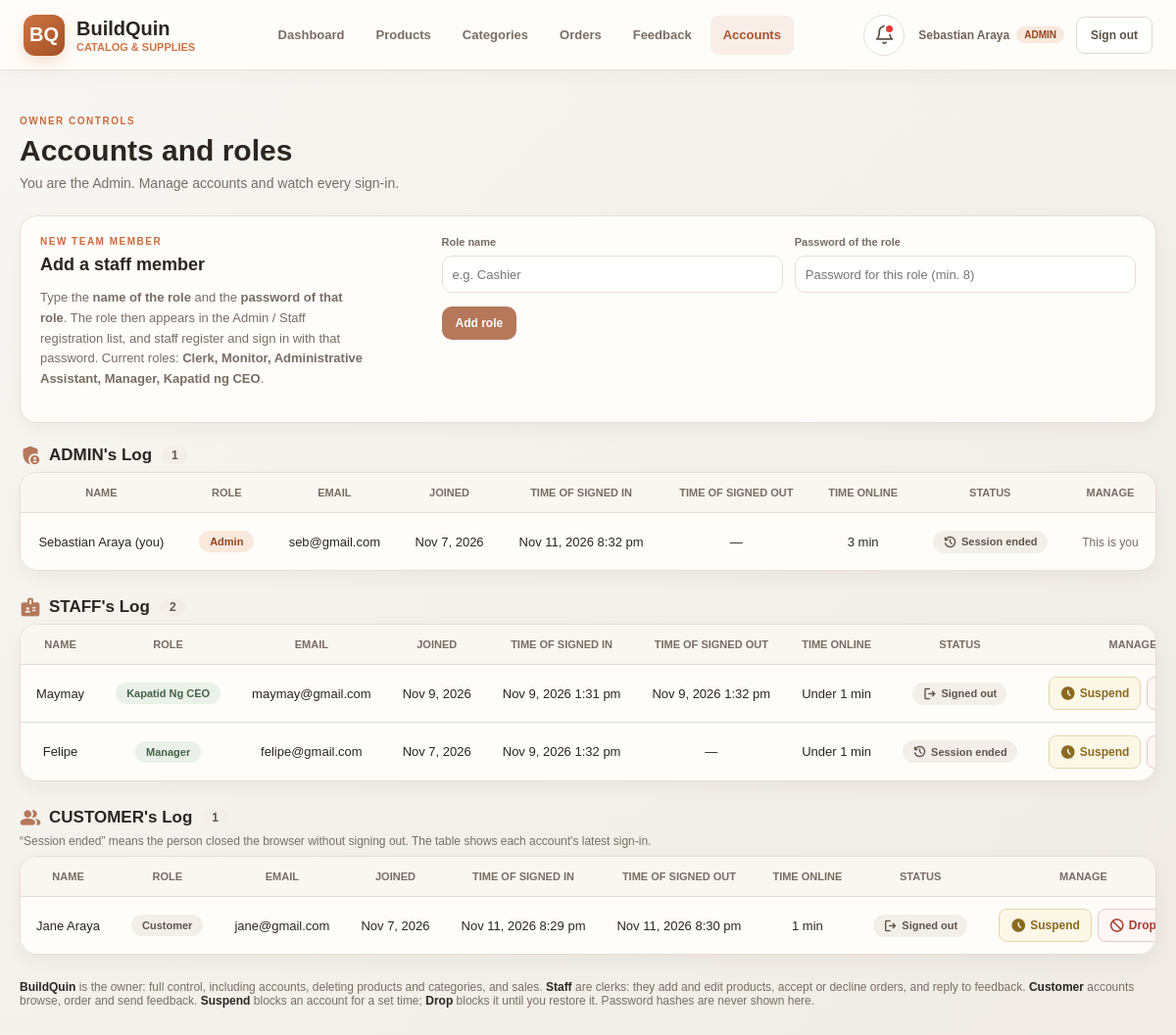
Screenshot of /index.php?page=users (signed in) with the database file from the repository.
### tables this page shows
CREATE TABLE `users` (
  `id` int(10) UNSIGNED NOT NULL,
  `full_name` varchar(100) NOT NULL,
  `email` varchar(254) NOT NULL,
  `password_hash` varchar(255) NOT NULL,
  `role` enum('admin','staff','user') NOT NULL DEFAULT 'user',
  `created_at` timestamp NOT NULL DEFAULT current_timestamp(),
  `last_login` timestamp NULL DEFAULT NULL,
  `is_active` tinyint(1) NOT NULL DEFAULT 1,
  `staff_role` varchar(30) DEFAULT NULL,
  `security_password_hash` varchar(255) DEFAULT NULL,
  `account_status` varchar(12) NOT NULL DEFAULT 'active',
  `suspended_until` datetime DEFAULT NULL
);

### html/index.php (called while the page is built, shortened)
<?php
require_once __DIR__ . '/../db/db.php';
require_once __DIR__ . '/../db/auth.php';
$page = get_string('page') ?: 'home';
$routes = [
    'dashboard' => 'home.php',
    'home' => 'home.php',
    'products' => 'products.php',
    'categories' => 'categories.php',
    'add' => 'add.php',
    'update' => 'update.php',
    'delete' => 'delete.php',
    'add_category' => 'add_category.php',
    'edit_category' => 'edit_category.php',
    'delete_category' => 'delete_category.php',
    'users' => 'users.php',
    'inquiries' => 'inquiries.php',
    'orders' => 'orders.php',
    'submit_feedback' => 'submit_feedback.php',
    'my_feedback' => 'my_feedback.php',
    'cart' => 'cart.php',
    'cart_add' => 'cart_actions.php',
    'cart_update' => 'cart_actions.php',
    'cart_remove' => 'cart_actions.php',
    'address_save' => 'cart_actions.php',
    'address_delete' => 'cart_actions.php',
    'place_order' => 'cart_actions.php',
    'my_orders' => 'my_orders.php',
    'notifications' => 'notifications.php',
    'notifications_read' => 'notifications.php',
];
require_login();
include __DIR__ . '/' . $routes[$page];

### db/staff_roles.php (called while the page is built, shortened)
<?php
function custom_staff_roles(bool $refresh = false): array
{
    static $cache = null;
    global $conn;
    if ($cache === null || $refresh) {
        $cache = [];
        try {
            $result = $conn->query('SELECT role_key, label, password_hash FROM custom_roles ORDER BY label ASC');
            while ($result && ($row = $result->fetch_assoc())) {
                $cache[$row['role_key']] = ['label' => $row['label'], 'hash' => $row['password_hash']];
            }
        } catch (Throwable $exception) {
        }
    }
    return $cache;
}
function staff_role_labels(): array
{
    $labels = STAFF_ROLE_LABELS;
    foreach (custom_staff_roles() as $key => $role) {
        $labels[$key] = $role['label'];
    }
    return $labels;
}
function role_display(?string $role, ?string $staffRole): string
{
    if ($role === 'staff') {
        return staff_role_labels()[$staffRole ?? ''] ?? 'Staff';
    }
    return role_label($role);
}
?>

### db/auth.php (called while the page is built, shortened)
<?php
function e($value): string
{
    return htmlspecialchars((string) $value, ENT_QUOTES, 'UTF-8');
}
function require_login(): void
{
    global $conn;
    $stmt = $conn->prepare('SELECT full_name, email, role, staff_role, account_status, suspended_until, (suspended_until IS NOT NULL AND suspended_until > NOW()) AS still_suspended FROM users WHERE id = ?');
    $stmt->bind_param('i', $_SESSION['user_id']);
    $stmt->execute();
    $user = $stmt->get_result()->fetch_assoc();
}
function role_label(?string $role): string
{
    $labels = ['admin' => 'Admin', 'staff' => 'Staff', 'user' => 'Customer'];
    return $labels[$role ?? ''] ?? ucfirst((string) $role);
}
require_once __DIR__ . '/staff_roles.php';
?>

### html/users.php (the view, shortened to what this page needs)
<?php
require_once __DIR__ . '/../db/db.php';
function load_accounts(mysqli $conn, string $roleFilter): array
{
    $sql = "SELECT u.id, u.full_name, u.email, u.role, u.staff_role, u.created_at, u.account_status, u.suspended_until,
                   (u.suspended_until IS NOT NULL AND u.suspended_until > NOW()) AS still_suspended,
                   l.login_at, l.last_seen, l.logout_at, l.end_reason,
                   TIMESTAMPDIFF(MINUTE, l.login_at, COALESCE(l.logout_at, l.last_seen)) AS minutes,
                   (l.logout_at IS NULL AND l.last_seen > (NOW() - INTERVAL 15 MINUTE)) AS online
            FROM users u
            LEFT JOIN login_logs l ON l.id = (SELECT MAX(x.id) FROM login_logs x WHERE x.user_id = u.id)
            WHERE u.role = ?
            ORDER BY u.created_at DESC, u.id DESC";
    $stmt = $conn->prepare($sql);
    $stmt->bind_param('s', $roleFilter);
    $stmt->execute();
    $rows = [];
    $result = $stmt->get_result();
    while ($row = $result->fetch_assoc()) {
        $rows[] = $row;
    }
    return $rows;
}
$adminRows = load_accounts($conn, 'admin');
$staffRows = load_accounts($conn, 'staff');
$customerRows = load_accounts($conn, 'user');
function format_minutes(int $minutes): string
{
    if ($minutes < 1) {
        return 'Under 1 min';
    }
    $hours = intdiv($minutes, 60);
    $rest = $minutes % 60;
    return $hours > 0 ? $hours . ' h ' . $rest . ' min' : $rest . ' min';
}
function render_log_table(array $rows, string $emptyText): void
{
    $endLabels = [
        'signed_out' => 'Signed out',
        'suspended' => 'Suspended',
        'dropped' => 'Dropped'
    ];
    ?>
    <div class="table-wrap scroll-box<?= count($rows) > 5 ? ' is-scrolling' : '' ?>">
        <table class="log-table">
            <thead>
                <tr>
                    <th>Name</th>
                    <th>Role</th>
                    <th>Email</th>
                    <th>Joined</th>
                    <th>Time of Signed In</th>
                    <th>Time of Signed Out</th>
                    <th>Time Online</th>
                    <th>Status</th>
                    <th>Manage</th>
                </tr>
            </thead>
            <tbody>
            <?php foreach ($rows as $user):
                $isSelf = (int) $user['id'] === (int) $_SESSION['user_id'];
                $isSeat = substr($user['email'], -14) === '@pending.local';
                $hasLog = $user['login_at'] !== null;
            ?>
                <tr class="data-row">
                    <td><?= e($user['full_name']) ?><?= $isSelf ? ' (you)' : '' ?></td>
                    <td><span class="role <?= e($user['role']) ?>"><?= e(role_display($user['role'], $user['staff_role'])) ?></span></td>
                    <td><?= $isSeat ? '<span class="muted">Not registered yet</span>' : e($user['email']) ?></td>
                    <td><?= $isSeat ? '&mdash;' : e(date('M j, Y', strtotime($user['created_at']))) ?></td>
                    <td><?= $hasLog ? e(date('M j, Y g:i a', strtotime($user['login_at']))) : '&mdash;' ?></td>
                    <td>
                        <?= $hasLog && $user['logout_at'] !== null ? e(date('M j, Y g:i a', strtotime($user['logout_at']))) : '&mdash;' ?>
                    </td>
                    <td><?= $hasLog ? e(format_minutes((int) $user['minutes'])) : '&mdash;' ?></td>
                    <td>
                        <?php if ($user['account_status'] === 'dropped'): ?>
                            <span class="state dropped"><span class="mi">block</span> Dropped</span>
                        <?php elseif ($isSeat): ?>
                            <span class="state ended"><span class="mi">hourglass_top</span> Waiting to register</span>
                        <?php elseif (!$hasLog): ?>
                            <span class="state ended"><span class="mi">remove_circle_outline</span> Never signed in</span>
                        <?php elseif ($user['logout_at'] !== null): ?>
                            <span class="state ended"><span class="mi">logout</span> <?= e($endLabels[$user['end_reason']] ?? 'Signed out') ?></span>
                        <?php elseif ((int) $user['online'] === 1): ?>
                            <span class="state active"><span class="mi">radio_button_checked</span> Online</span>
                        <?php else: ?>
                            <span
                                class="state ended"
                                title="Last seen <?= e(date('M j, Y g:i a', strtotime($user['last_seen']))) ?>"
                            ><span class="mi">history</span> Session ended</span>
                        <?php endif; ?>
                    </td>
                    <td>
                        <?php if (!$isSelf && $user['role'] !== 'admin'): ?>
                            <div class="manage-line">
                                <?php if ($user['account_status'] === 'active'): ?>
                                    <?php if ($isSeat): ?>
                                        <form
                                            class="inline-form"
                                            method="post"
                                            action="index.php?page=users"
                                            data-confirm
                                            data-confirm-title="Remove empty seat"
                                            data-confirm-message="Remove this empty seat?"
                                        >
                                            <input type="hidden" name="csrf_token" value="<?= e(csrf_token()) ?>">
                                            <input type="hidden" name="user_id" value="<?= (int) $user['id'] ?>">
                                            <input type="hidden" name="action" value="remove_seat">
                                            <button class="m-btn drop" type="submit"><span class="mi">close</span> Remove seat</button>
                                        </form>
                                    <?php else: ?>
                                        <button
                                            type="button"
                                            class="m-btn suspend"
                                            data-suspend="<?= (int) $user['id'] ?>"
                                            data-name="<?= e($user['full_name']) ?>"
                                        ><span class="mi">schedule</span> Suspend</button>
                                        <form
                                            class="inline-form"
                                            method="post"
                                            action="index.php?page=users"
                                            data-confirm
                                            data-confirm-title="Drop account"
                                            data-confirm-message="Drop <?= e($user['full_name']) ?>? They will no longer be able to access the website. You can restore them later."
                                        >
                                            <button class="m-btn drop" type="submit"><span class="mi">block</span> Drop</button>
                                        </form>
                                    <?php endif; ?>
                                <?php endif; ?>
                            </div>
                        <?php else: ?>
                            <span class="muted"><?= $isSelf ? 'This is you' : 'Owner account' ?></span>
                        <?php endif; ?>
                    </td>
                </tr>
            <?php endforeach; ?>
            </tbody>
        </table>
    </div>
    <?php
}
?>
<!DOCTYPE html>
<html lang="en">
<head>
    <link rel="stylesheet" href="../css/icons.css">
    <link rel="stylesheet" href="../css/users.css?v=bq6">
    <link rel="stylesheet" href="../css/confirmations.css">
    <link rel="stylesheet" href="../css/navigation.css?v=bq6">
</head>
<body>
    <?php include __DIR__ . '/navigation.php'; ?>
    <main class="page-wrap">
        <div class="page-heading">
            <div>
                <p class="eyebrow">OWNER CONTROLS</p>
                <h1>Accounts and roles</h1>
                <p>You are the Admin. Manage accounts and watch every sign-in.</p>
            </div>
        </div>
        <section class="create-admin">
            <div>
                <p class="eyebrow">NEW TEAM MEMBER</p>
                <h2>Add a staff member</h2>
                <p>Type the <strong>name of the role</strong> and the <strong>password of that role</strong>. The role then appears in the Admin / Staff registration list, and staff register and sign in with that password. Current roles: <strong><?= e(implode(', ', staff_role_labels())) ?></strong>.</p>
            </div>
            <form method="post" action="index.php?page=users">
                <label for="accRoleName">Role name</label><label for="accRolePassword">Password of the role</label>
                <input id="accRoleName" name="role_name" maxlength="30" autocomplete="off" placeholder="e.g. Cashier" required>
                <input
                    id="accRolePassword"
                    name="role_password"
                    type="password"
                    minlength="8"
                    maxlength="72"
                    autocomplete="new-password"
                    placeholder="Password for this role (min. 8)"
                    required
                >
                <button type="submit">Add role</button>
            </form>
        </section>
        <section class="list-section">
            <div class="list-head">
                <h2><span class="mi">admin_panel_settings</span> ADMIN's Log</h2>
                <span class="count"><?= count($adminRows) ?></span>
            </div>
            <?php render_log_table($adminRows, 'No admin account yet.'); ?>
        </section>
        <section class="list-section">
            <div class="list-head">
                <h2><span class="mi">badge</span> STAFF's Log</h2>
                <span class="count"><?= count($staffRows) ?></span>
            </div>
            <?php render_log_table($staffRows, 'No staff yet. Use Add a staff member above.'); ?>
        </section>
        <section class="list-section">
            <div class="list-head">
                <h2><span class="mi">group</span> CUSTOMER's Log</h2>
                <span class="count"><?= count($customerRows) ?></span>
            </div>
            <p class="list-note">&ldquo;Session ended&rdquo; means the person closed the browser without signing out. The table shows each account's latest sign-in.</p>
        </section>
        <p class="role-help"><strong>BuildQuin</strong> is the owner: full control, including accounts, deleting products and categories, and sales. <strong>Staff</strong> are clerks: they add and edit products, accept or decline orders, and reply to feedback. <strong>Customer</strong> accounts browse, order and send feedback. <strong>Suspend</strong> blocks an account for a set time; <strong>Drop</strong> blocks it until you restore it. Password hashes are never shown here.</p>
    </main>
</body>
</html>

### rows the page displays
users: full_name "Sebastian Araya", shows "(you)", role_display($user['role'], $user['staff_role']) "Admin", email "seb@gmail.com", created_at "Nov 7, 2026", login_at "Nov 11, 2026 8:32 pm", minutes "3 min", shows "This is you"
users: full_name "Maymay", role_display($user['role'], $user['staff_role']) "Kapatid Ng CEO", email "maymay@gmail.com", created_at "Nov 9, 2026", login_at "Nov 9, 2026 1:31 pm", logout_at "Nov 9, 2026 1:32 pm", minutes "Under 1 min", end_reason "Signed out"
users: full_name "Felipe", role_display($user['role'], $user['staff_role']) "Manager", email "felipe@gmail.com", created_at "Nov 7, 2026", login_at "Nov 9, 2026 1:32 pm", minutes "Under 1 min"
users: full_name "Jane Araya", role_display($user['role'], $user['staff_role']) "Customer", email "jane@gmail.com", created_at "Nov 7, 2026", login_at "Nov 11, 2026 8:29 pm", logout_at "Nov 11, 2026 8:30 pm", minutes "1 min", end_reason "Signed out"

### other values shown
$_SESSION['full_name'] "Sebastian Araya"
role_display($_SESSION['role'], $_SESSION['staff_role'] ?? null) "ADMIN"
implode(', ', staff_role_labels()) "Clerk, Monitor, Administrative Assistant, Manager, Kapatid ng CEO"
count($adminRows) "1"
count($staffRows) "2"
count($customerRows) "1"
